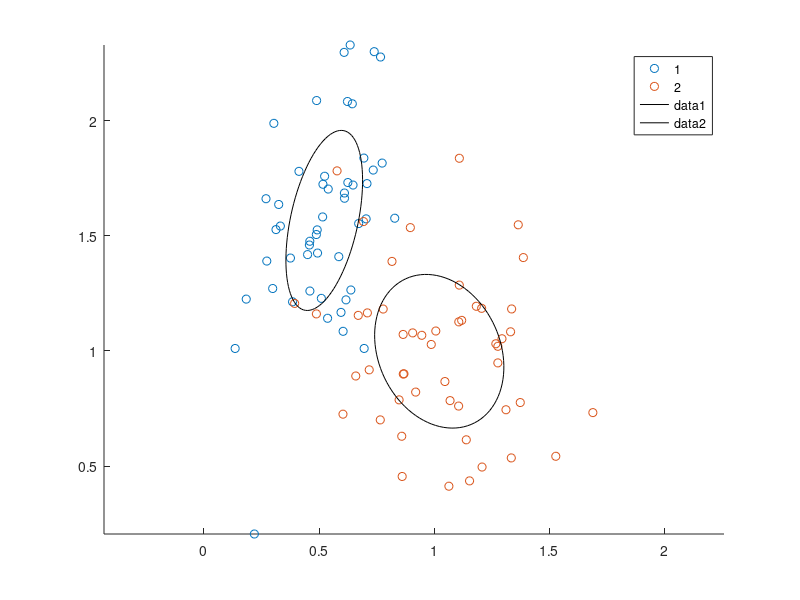

This chart was generated by the following MATLAB code:
%# generate data
num = 50;
X = [ mvnrnd([0.5 1.5], [0.025 0.03 ; 0.03 0.16], num) ; ...
      mvnrnd([1 1], [0.09 -0.01 ; -0.01 0.08], num)   ];
G = [1*ones(num,1) ; 2*ones(num,1)];

gscatter(X(:,1), X(:,2), G)
axis equal, hold on

for k=1:2
    %# indices of points in this group
    idx = ( G == k );

    %# substract mean
    Mu = mean( X(idx,:) );
    X0 = bsxfun(@minus, X(idx,:), Mu);

    %# eigen decomposition [sorted by eigen values]
    [V D] = eig( X0'*X0 ./ (sum(idx)-1) );     %#' cov(X0)
    [D order] = sort(diag(D), 'descend');
    D = diag(D);
    V = V(:, order);

    t = linspace(0,2*pi,100);
    e = [cos(t) ; sin(t)];        %# unit circle
    VV = V*sqrt(D);               %# scale eigenvectors
    e = bsxfun(@plus, VV*e, Mu'); %#' project circle back to orig space

    %# plot cov and major/minor axes
    plot(e(1,:), e(2,:), 'Color','k');
    %#quiver(Mu(1),Mu(2), VV(1,1),VV(2,1), 'Color','k')
    %#quiver(Mu(1),Mu(2), VV(1,2),VV(2,2), 'Color','k')
end